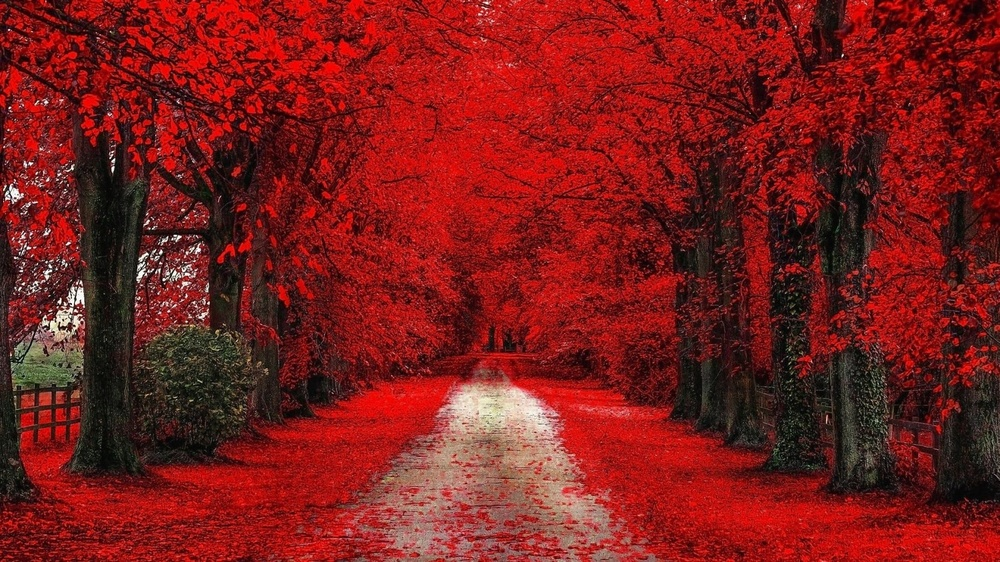
#> input picture 10. hafta/resim/manzara.jpg, 1000 x 562 px, shrunk from 1600 x 900 before the run
$ python 4_0_affin_donusumu.py
#> lines starting #> are read from the running program, lines starting #| are printed output that depends on the picture
import cv2 as cv

resim = cv.imread("resim/manzara.jpg")
#> resim is the input picture: shape (562, 1000, 3); mean B, G, R 27.7, 29.6, 122.9

satir, sutun = resim.shape[:2]
#> satir = 562; sutun = 1000

print(satir, sutun)
#| 562 1000

M = cv.getRotationMatrix2D((sutun/2, satir/2), 45, 0.25)
sonuc = cv.warpAffine(resim, M, (int(sutun), int(satir)), borderMode=cv.BORDER_REPLICATE)
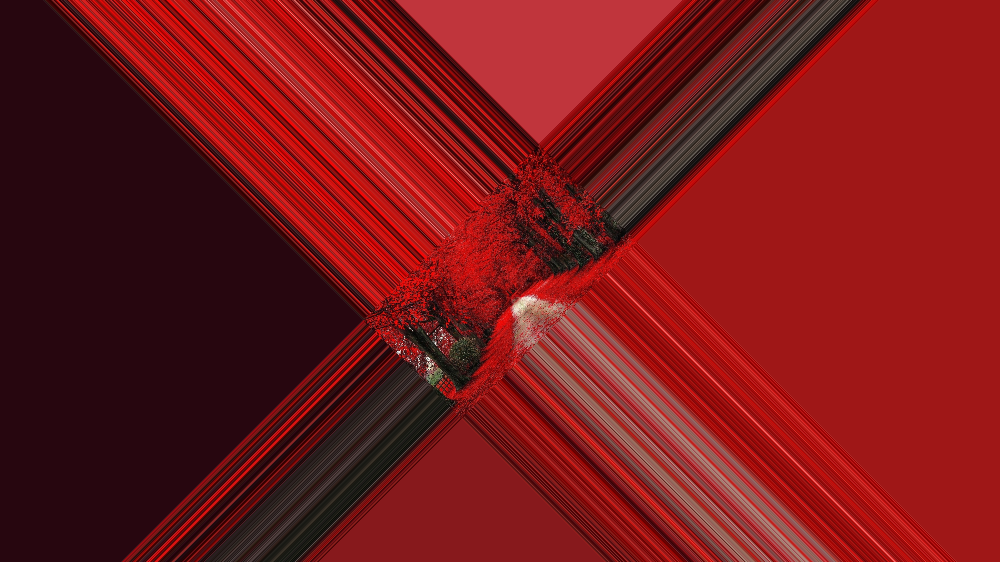
#> sonuc: shape (562, 1000, 3); mean B, G, R 24.5, 22.8, 118.8


cv.imshow("sonuc", sonuc)
cv.waitKey(0)
